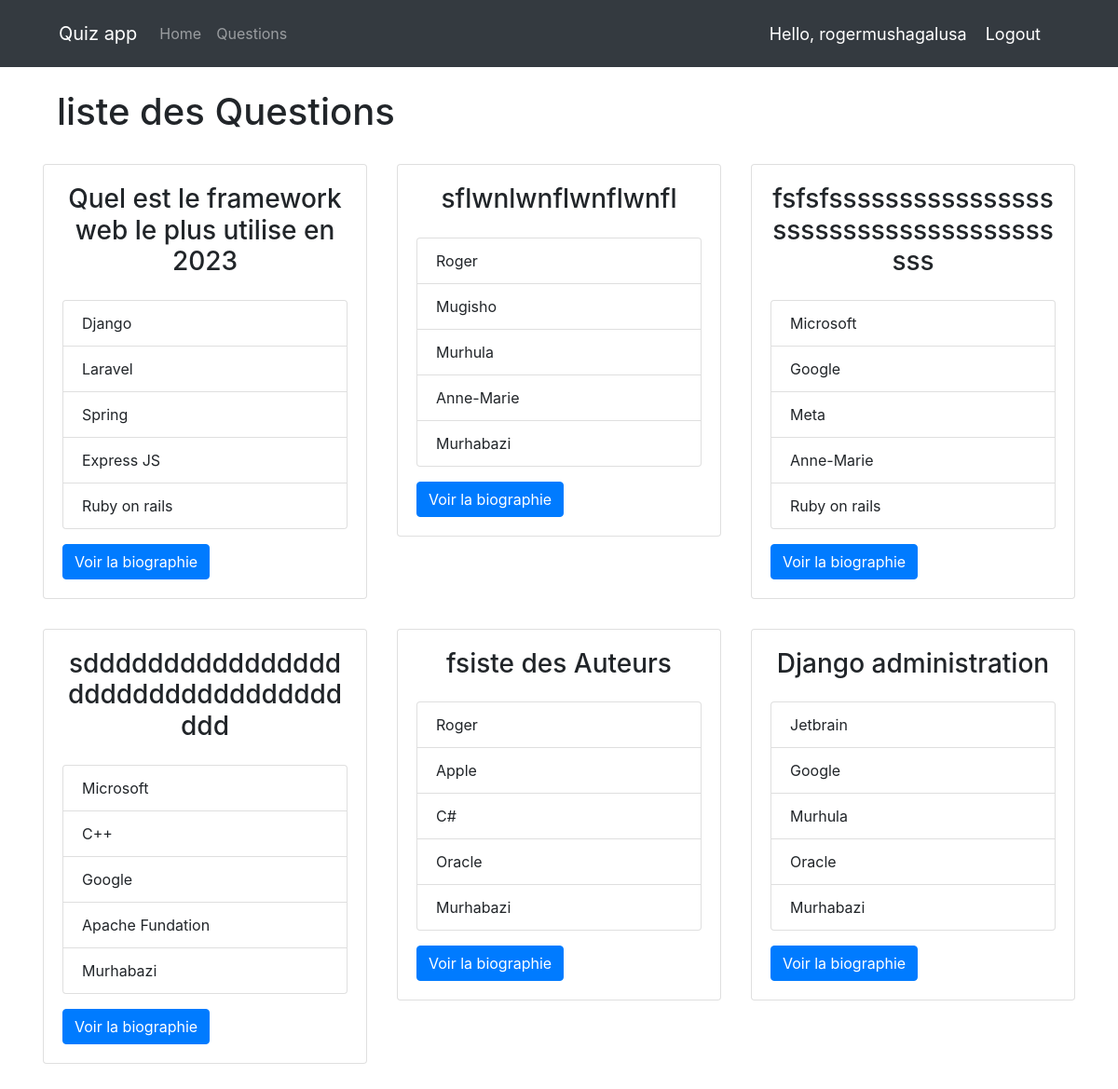
Page /question/ (signed in) on the committed database.
### question/models.py (models this page shows, shortened)
class Question(models.Model):
    question = models.TextField()
    option_one = models.CharField(max_length=200,null=True)
    option_two = models.CharField(max_length=200,null=True)
    option_three = models.CharField(max_length=200,null=True)
    option_four = models.CharField(max_length=200,null=True)
    option_five = models.CharField(max_length=200,null=True)
    answer = models.CharField(max_length=200,null=True)

### question/views.py (the view)
# urls.py: path('', views.view_questions ,name='question_display'),
def view_questions(request):
    questions = Question.objects.all()
    return render(request, "displayQuestions.html",{'questions' : questions})

### question/templates/displayQuestions.html
{% extends 'base.html' %}
{% block content %}
<div class="">
  <h1 class="m-3 fs-1">liste des Questions</h1>
  <div class="row row-cols-1 row-cols-md-2 row-cols-lg-3 row-cols-xl-4 g-4">
    {% for question in questions %}
    <div class="col-4 p-3">
      <div class="card">
        <div class="card-body">
          <h3 class="text-center">{{ question.question }}</h3>
          <ol class="list-group list-group-numbered pb-3 pt-3">
            <li class="list-group-item">{{ question.option_one }}</li>
            <li class="list-group-item">{{ question.option_two }}</li>
            <li class="list-group-item">{{ question.option_three }}</li>
            <li class="list-group-item">{{ question.option_four }}</li>
            <li class="list-group-item">{{ question.option_five }}</li>
          </ol>
          <a href="#" class="btn btn-primary">Voir la biographie</a>
        </div>
      </div>
    </div>
    {% endfor %}
  </div>
</div>
{% endblock content %}

### quizapp/templates/navbar.html (shortened to what this page needs)
{% load static %}
<nav class="navbar  navbar-expand-sm navbar-dark bg-dark p-3 pl-5 pr-5 mb-4">
    <div class="container-fluid">
        <a class="navbar-brand" href="#">Quiz app</a>
        <div class="collapse navbar-collapse" id="navbarCollapse">
            <ul class="navbar-nav">
                <li class="nav-item">
                    <a class="nav-link" href="{% url 'home' %}">Home</a>
                </li>
                <li class="nav-item">
                    <a class="nav-link" href="{% url 'question_display' %}">Questions </a>
                </li>
            </ul>
        </div>
        <div>
            <ul class="navbar-nav">
                {% if user.is_authenticated %}
                <li class="nav-item">
                    <span class="greet"> Hello, {{request.user}} </span>
                </li>
                <li class="nav-item">
                    <a class="greet" href="{% url 'logout' %}"> Logout </a>
                </li>
                {% endif %}
            </ul>
        </div>
    </div>
</nav>

### quizapp/templates/navbar.html (style rules this page uses)
.greet { font-size: 18px; color: #fff; margin-right: 20px; }

### rows in the picture
Question: question "Quel est le framework web le plus utilise en 2023", option_one "Django", option_two "Laravel", option_three "Spring", option_four "Express JS", option_five "Ruby on rails"
Question: question "sflwnlwnflwnflwnfl", option_one "Roger", option_two "Mugisho", option_three "Murhula", option_four "Anne-Marie", option_five "Murhabazi"
Question: question "fsfsfsssssssssssssssssssssssssssssssssssssss", option_one "Microsoft", option_two "Google", option_three "Meta", option_four "Anne-Marie", option_five "Ruby on rails"
Question: question "sdddddddddddddddddddddddddddddddddddd", option_one "Microsoft", option_two "C++", option_three "Google", option_four "Apache Fundation", option_five "Murhabazi"
Question: question "fsiste des Auteurs", option_one "Roger", option_two "Apple", option_three "C#", option_four "Oracle", option_five "Murhabazi"
Question: question "Django administration", option_one "Jetbrain", option_two "Google", option_three "Murhula", option_four "Oracle", option_five "Murhabazi"

### other values in the picture
{{ request.user }} "rogermushagalusa"
